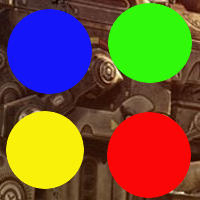
#> input picture colour-circles-test.jpg, 200 x 200 px
$ python OpenCVTest.py
#> lines starting #> are read from the running program, lines starting #| are printed output that depends on the picture; after the words box and inside, x2 and y2 are one past the last pixel; in counts of white or black regions, pixels touching at a corner belong together
#!/usr/bin/env python3

"""
File: opencv-open-file-color-test.py

This Python 3 code is published in relation to the article below:
https://www.bluetin.io/opencv/opencv-color-detection-filtering-python/

Website:    www.bluetin.io
Author:     Mark Heywood
Date:       8/12/2017
Version     0.1.0
License:    MIT
"""

from __future__ import division
import cv2
import numpy as np

def nothing(*arg):
    pass

# Initial HSV GUI slider values to load on program start.
#icol = (36, 202, 59, 71, 255, 255)    # Green
#icol = (18, 0, 196, 36, 255, 255)  # Yellow
#icol = (89, 0, 0, 125, 255, 255)  # Blue
icol = (0, 100, 80, 10, 255, 255)   # Red
cv2.namedWindow('colorTest')
# Lower range colour sliders.
cv2.createTrackbar('lowHue', 'colorTest', icol[0], 255, nothing)
cv2.createTrackbar('lowSat', 'colorTest', icol[1], 255, nothing)
cv2.createTrackbar('lowVal', 'colorTest', icol[2], 255, nothing)
# Higher range colour sliders.
cv2.createTrackbar('highHue', 'colorTest', icol[3], 255, nothing)
cv2.createTrackbar('highSat', 'colorTest', icol[4], 255, nothing)
cv2.createTrackbar('highVal', 'colorTest', icol[5], 255, nothing)

# Raspberry pi file path example.
#frame = cv2.imread('/home/pi/python3/opencv/color-test/colour-circles-test.jpg')
# Windows file path example.
frame = cv2.imread('colour-circles-test.jpg')
#> frame is the input picture: shape (200, 200, 3); mean B, G, R 57.7, 91.9, 114.9

while True:
    # Get HSV values from the GUI sliders.
    lowHue = cv2.getTrackbarPos('lowHue', 'colorTest')
    lowSat = cv2.getTrackbarPos('lowSat', 'colorTest')
    lowVal = cv2.getTrackbarPos('lowVal', 'colorTest')
    highHue = cv2.getTrackbarPos('highHue', 'colorTest')
    highSat = cv2.getTrackbarPos('highSat', 'colorTest')
    highVal = cv2.getTrackbarPos('highVal', 'colorTest')

    # Show the original image.
    cv2.imshow('frame', frame)

    # Blur methods available, comment or uncomment to try different blur methods.
    frameBGR = cv2.GaussianBlur(frame, (7, 7), 0)
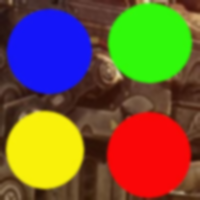
#> frameBGR: shape (200, 200, 3); mean B, G, R 57.7, 91.8, 114.9
    #frameBGR = cv2.medianBlur(frame, 7)
    #frameBGR = cv2.bilateralFilter(frame, 15 ,75, 75)
    """kernal = np.ones((15, 15), np.float32)/255
    frameBGR = cv2.filter2D(frame, -1, kernal)"""

    # Show blurred image.
    cv2.imshow('blurred', frameBGR)

    # HSV (Hue, Saturation, Value).
    # Convert the frame to HSV colour model.
    frameHSV = cv2.cvtColor(frameBGR, cv2.COLOR_BGR2HSV)
#> frameHSV: shape (200, 200, 3); mean H, S, V 35, 197.1, 172.3

    # HSV values to define a colour range we want to create a mask from.
    colorLow = np.array([lowHue,lowSat,lowVal])
    colorHigh = np.array([highHue,highSat,highVal])
    mask = cv2.inRange(frameHSV, colorLow, colorHigh)
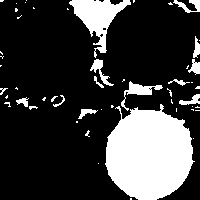
#> mask: shape (200, 200); 23.1% white; 52 white regions (37 under 20 px), largest, box (x1, y1, x2, y2) and area: (105, 104, 195, 200) 6333, (69, 0, 131, 58) 1368, (121, 81, 163, 111) 319
    # Show the first mask
    cv2.imshow('mask-plain', mask)

    # Cleanup the mask with Morphological Transformation functions
    kernal = cv2.getStructuringElement(cv2.MORPH_ELLIPSE, (7, 7))
    mask = cv2.morphologyEx(mask, cv2.MORPH_CLOSE, kernal)
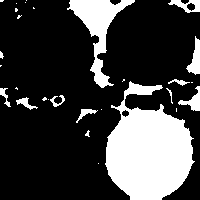
#> mask: shape (200, 200); 24.6% white; 29 white regions (17 under 20 px), largest, box (x1, y1, x2, y2) and area: (105, 81, 195, 200) 6795, (67, 0, 135, 88) 1809, (186, 36, 200, 75) 274
    mask = cv2.morphologyEx(mask, cv2.MORPH_OPEN, kernal)
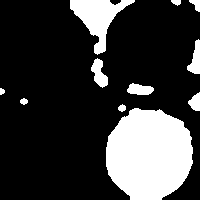
#> mask: shape (200, 200); 22.4% white; 11 white regions, largest, box (x1, y1, x2, y2) and area: (106, 108, 193, 200) 6331, (70, 0, 135, 55) 1460, (91, 58, 108, 88) 289

    # Show morphological transformation mask
    cv2.imshow('mask', mask)

    # Put mask over top of the original image.
    result = cv2.bitwise_and(frame, frame, mask = mask)
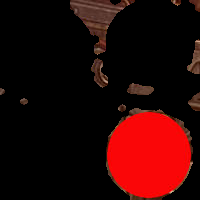
#> result: shape (200, 200, 3); mean B, G, R 4.6, 5.6, 42.8

    # Show final output image
    cv2.imshow('colorTest', result)

    k = cv2.waitKey(5) & 0xFF
#> (key Esc is pressed here)
    if k == 27:
        break

cv2.destroyAllWindows()
